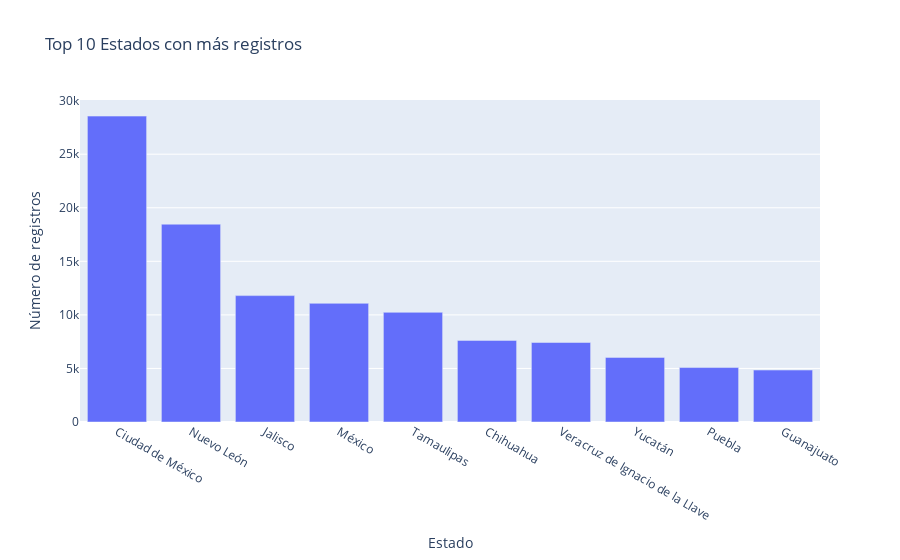

The code cell stored with this chart in its notebook:
### Code cell
# 3. TRAS HABER OBSERVADO LA ORGANIZACIÓN DEL DATASET, 
# PROCEDO A HACER UN ANÁLISIS DE LAS LOCALIDADES. 

# Análisis de distribución geográfica
print("Distribución por estado:")
estado_counts = data['estado'].value_counts()
print(estado_counts.head(10))

# Crear un gráfico de barras con los top 10 estados
import plotly.express as px

fig = px.bar(
    x=estado_counts.head(10).index, 
    y=estado_counts.head(10).values,
    title="Top 10 Estados con más registros",
    labels={'x': 'Estado', 'y': 'Número de registros'}
)
fig.show()

### Figure 1 — Plotly figure (JSON) as saved in the notebook; plotly's stock layout.template omitted (floating-point values rounded to 4 significant figures)
{"data": [{"alignmentgroup": "True", "hovertemplate": "Estado=%{x}<br>Número de registros=%{y}<extra></extra>", "legendgroup": "", "marker": {"color": "#636efa", "pattern": {"shape": ""}}, "name": "", "offsetgroup": "", "orientation": "v", "showlegend": false, "textposition": "auto", "type": "bar", "x": ["Ciudad de México", "Nuevo León", "Jalisco", "México", "Tamaulipas", "Chihuahua", "Veracruz de Ignacio de la Llave", "Yucatán", "Puebla", "Guanajuato"], "xaxis": "x", "y": [28557, 18466, 11798, 11078, 10238, 7618, 7423, 6033, 5083, 4851], "yaxis": "y"}], "layout": {"barmode": "relative", "legend": {"tracegroupgap": 0}, "title": {"text": "Top 10 Estados con más registros"}, "xaxis": {"anchor": "y", "domain": [0, 1], "title": {"text": "Estado"}}, "yaxis": {"anchor": "x", "domain": [0, 1], "title": {"text": "Número de registros"}}}}
